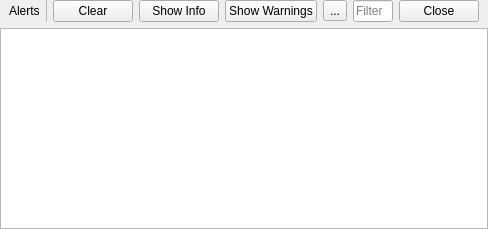
<?xml version="1.0" encoding="UTF-8"?>
<ui version="4.0">
 <class>NotifyConsole</class>
 <widget class="QWidget" name="NotifyConsole">
  <property name="geometry">
   <rect>
    <x>0</x>
    <y>0</y>
    <width>488</width>
    <height>229</height>
   </rect>
  </property>
  <property name="windowTitle">
   <string>Form</string>
  </property>
  <layout class="QVBoxLayout" name="verticalLayout">
   <property name="leftMargin">
    <number>0</number>
   </property>
   <property name="topMargin">
    <number>0</number>
   </property>
   <property name="rightMargin">
    <number>0</number>
   </property>
   <property name="bottomMargin">
    <number>0</number>
   </property>
   <item>
    <layout class="QHBoxLayout" name="horizontalLayout">
     <property name="leftMargin">
      <number>9</number>
     </property>
     <property name="topMargin">
      <number>0</number>
     </property>
     <property name="rightMargin">
      <number>9</number>
     </property>
     <property name="bottomMargin">
      <number>0</number>
     </property>
     <item>
      <widget class="QLabel" name="label">
       <property name="text">
        <string>Alerts</string>
       </property>
      </widget>
     </item>
     <item>
      <widget class="QFrame" name="EdgeFrame">
       <property name="minimumSize">
        <size>
         <width>1</width>
         <height>0</height>
        </size>
       </property>
       <property name="maximumSize">
        <size>
         <width>1</width>
         <height>16777215</height>
        </size>
       </property>
       <property name="frameShape">
        <enum>QFrame::StyledPanel</enum>
       </property>
       <property name="frameShadow">
        <enum>QFrame::Raised</enum>
       </property>
      </widget>
     </item>
     <item>
      <widget class="QPushButton" name="BtnClear">
       <property name="toolTip">
        <string>Clear</string>
       </property>
       <property name="text">
        <string>Clear</string>
       </property>
      </widget>
     </item>
     <item>
      <widget class="QPushButton" name="BtnShowInfo">
       <property name="text">
        <string>Show Info</string>
       </property>
       <property name="checkable">
        <bool>true</bool>
       </property>
      </widget>
     </item>
     <item>
      <widget class="QPushButton" name="BtnShowWarnings">
       <property name="toolTip">
        <string>Show Warnings</string>
       </property>
       <property name="text">
        <string>Show Warnings</string>
       </property>
       <property name="checkable">
        <bool>true</bool>
       </property>
      </widget>
     </item>
     <item>
      <widget class="QToolButton" name="BtnShowCategories">
       <property name="text">
        <string>...</string>
       </property>
      </widget>
     </item>
     <item>
      <widget class="QLineEdit" name="Filter">
       <property name="placeholderText">
        <string>Filter</string>
       </property>
      </widget>
     </item>
     <item>
      <spacer name="horizontalSpacer">
       <property name="orientation">
        <enum>Qt::Horizontal</enum>
       </property>
       <property name="sizeHint" stdset="0">
        <size>
         <width>40</width>
         <height>20</height>
        </size>
       </property>
      </spacer>
     </item>
     <item>
      <widget class="QPushButton" name="BtnCloseConsole">
       <property name="toolTip">
        <string>Hide Notifications Pane</string>
       </property>
       <property name="text">
        <string>Close</string>
       </property>
      </widget>
     </item>
    </layout>
   </item>
   <item>
    <widget class="QTableView" name="TableIssues">
     <attribute name="horizontalHeaderVisible">
      <bool>false</bool>
     </attribute>
     <attribute name="horizontalHeaderCascadingSectionResizes">
      <bool>false</bool>
     </attribute>
     <attribute name="horizontalHeaderMinimumSectionSize">
      <number>24</number>
     </attribute>
     <attribute name="horizontalHeaderStretchLastSection">
      <bool>true</bool>
     </attribute>
    </widget>
   </item>
  </layout>
 </widget>
 <resources/>
 <connections/>
</ui>
